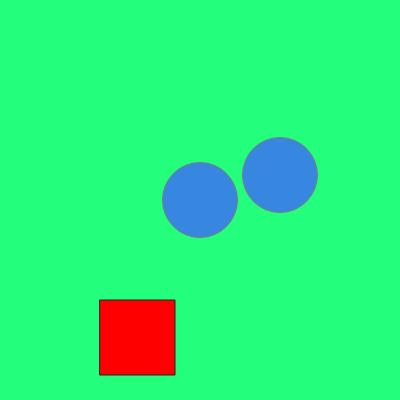
Frame 1 (no input)
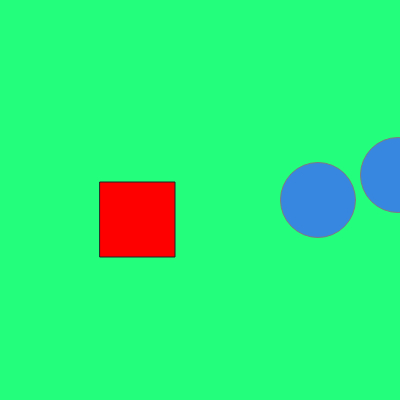
Frame 60 (no input)
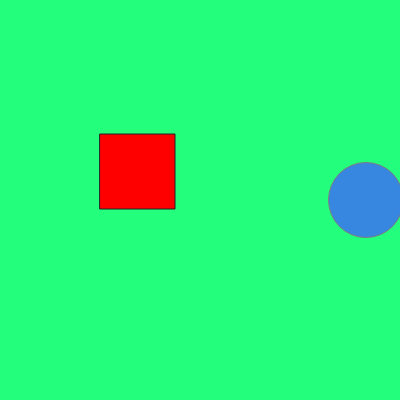
Frame 120 (the mouse pressed at the canvas centre since frame 60)

The p5.js sketch that drew these frames (run headless with seeded random() and noise() and a simulated clock; from frame 60 on, the mouse is pressed at the canvas centre):

// p5.js sketch
// ── sketch.js
/* 
Example that reverses drawn shapes across the canvas/window using variables, incrementors and conditional logic (if statement) in the draw() loop.
Created by Dawn C. Hayes March 2017. 
By Abul Kalam modified
*/

var circX = 200; // variable circx has been set to a value  
var circY = 200; // varible circY has been set to a value
var circStroke = 125; // varible circStoke is set to a value
var circR = 55; // varible circR set to a value
var circG = 135; // variable circG set to a value
var circB = 225; // variabe CircB set to a value 
var circSize = 75;// variable circSize set to a value
var recX = 100; // variable circX set to a value which is rectangle coordinates for X.
var recY = 300; // variable recY set to a value which is rectangular coordiantes for Y.
var recStroke = 35; // variable recStoke set to a value.
var recCol = 0;  // variable recCol is set to a value.
var recSize = 75; // variable recSize is set to a value.
var canvBG; // variable canvBG is set to value.
canvBG = 125, 55, 255; // variable canvBG is set to a value.
var speed = 2;// variable speed is set to a speed of 2.



function setup() {  // setup function is start of the code and tells us the size of the window
	createCanvas(400, 400); // this tells us canvas size is 400 by 400
}


function draw() { // draw function is where the code compile
	background(35,255,canvBG); // it tells us the background function 
	stroke(circStroke); // stroke function tells us where in the circle it will stoke
	fill(circR, circG, circB);  // fill function tells us where the circle would follow the RGB color to fill out
	stroke(circStroke);  // stoke function tells us stoke value to apply.
	ellipse(circX, circY, circSize, circSize); // ellipse function tells us the function of X and y coordinates and the radius of it
	ellipse(circX + 80, circY - 25, circSize, circSize); // ellipse function tell us adding to the variable set  +  80 and -25, the position of the ellipse is offset against the other.
	fill(circR, circG, circB, 135); // fill function tell us the value set for the variables on rgba. 
	
	circX = circX + speed; // We understand from this is  the value of circX will increment by speed value as set and will execute the function
					   
					   
    stroke(recStroke); // the stoke function takes the value for the recStrokes around the rectangle.
    fill(255,recCol,0);// fill function would fill the recCol color. 
    rect(recX, recY, recSize, recSize); // rect function would follow RGBA color with the rect.
    
    recY = recY - speed; // This recY would use a - incrementor to make the rectangle appear to move up on the canvas as we horizonatal. 
    
    if(circX > width || circX < 0) { // if statement is to make sure the condition is true or false.  in this case circX is testing width and weather it is logically true or false.
    								 //  if the statement is true, the  code in between the curly braces will exectute based on that and if not true than it will go to rest of the code
    								 
    	speed = speed *-1;			// we learned that if we take the speed and multiply itself by -1 we get reverse movement This achieves a "reverse movement" effect.
    								
    }
}
